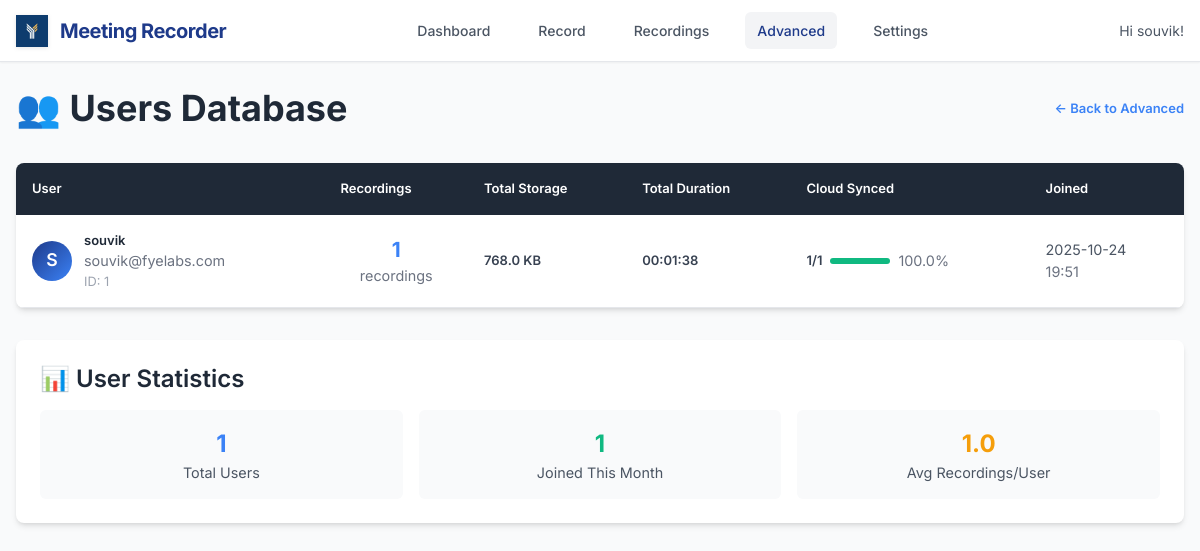
Before: /admin/users (signed in) with the older database file.
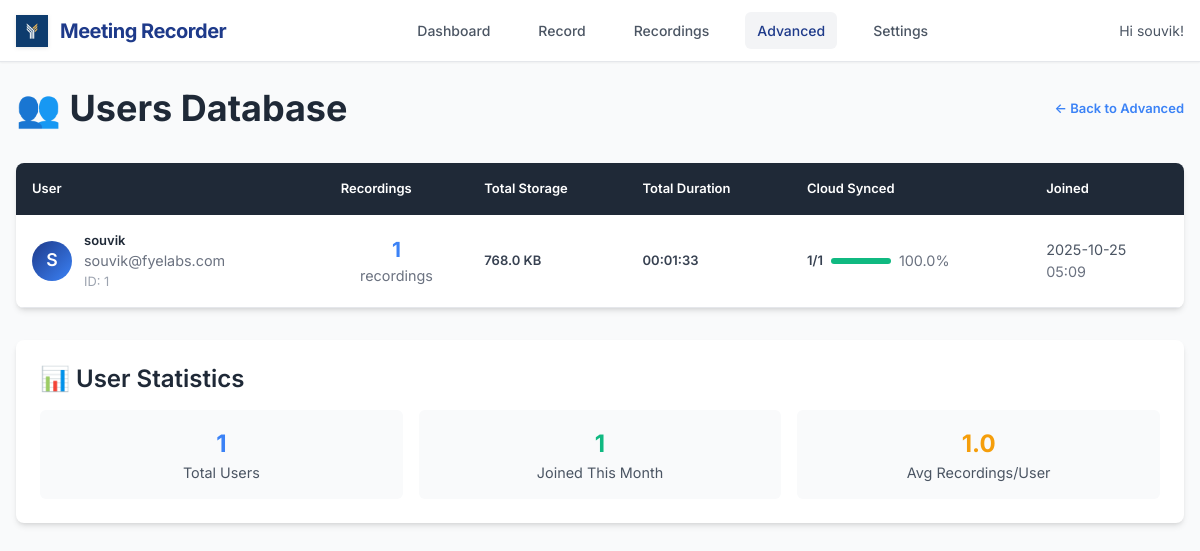
After: the same page with the newer database file.
### models.py (models this page shows, shortened)
class User(UserMixin, db.Model):
    id = db.Column(db.Integer, primary_key=True)
    username = db.Column(db.String(80), unique=True, nullable=False)
    email = db.Column(db.String(120), unique=True, nullable=False)
    password_hash = db.Column(db.String(128))
    created_at = db.Column(db.DateTime, default=datetime.utcnow)
    is_active = db.Column(db.Boolean, default=True)
    default_monitor = db.Column(db.String(200))  # Default monitor for recordings
    auto_delete_days = db.Column(db.Integer, default=30)  # Auto-delete recordings after N days
    recordings = db.relationship('Recording', backref='user', lazy=True)

### app.py (the view)
@app.route('/admin/users')
@login_required
def admin_users():
    try:
        from datetime import datetime, timedelta
        users = User.query.all()
        users_data = []
        for user in users:
            recordings = Recording.query.filter_by(user_id=user.id).all()
            recording_count = len(recordings)
            total_size = sum(r.file_size or 0 for r in recordings)
            total_duration = sum(r.duration or 0 for r in recordings)
            uploaded_count = sum(1 for r in recordings if r.uploaded)
            users_data.append((user, recording_count, total_size, total_duration, uploaded_count))
        thirty_days_ago = datetime.now() - timedelta(days=30)
        recent_users = sum(1 for user, _, _, _, _ in users_data
                          if user.created_at and user.created_at > thirty_days_ago)
        return render_template('admin/users.html',
                             users_data=users_data,
                             recent_users=recent_users)
    except Exception as e:
        logger.error(f"❌ Admin users error: {e}")
        return f"Database error: {e}", 500

### app.py (called while the page is built)
def format_file_size(size_bytes):
    if not size_bytes:
        return "0 B"
    for unit in ['B', 'KB', 'MB', 'GB']:
        if size_bytes < 1024:
            return f"{size_bytes:.1f} {unit}"
        size_bytes /= 1024
    return f"{size_bytes:.1f} TB"

def format_duration(seconds):
    if not seconds:
        return "00:00:00"
    hours = seconds // 3600
    minutes = (seconds % 3600) // 60
    secs = seconds % 60
    return f"{hours:02d}:{minutes:02d}:{secs:02d}"

@app.context_processor
def utility_processor():
    return dict(format_file_size=format_file_size, format_duration=format_duration)

@login_manager.user_loader
def load_user(user_id):
    return db.session.get(User, int(user_id))  # Fix SQLAlchemy deprecation

### templates/admin/users.html (shortened to what the changed rows need)
{% extends "base.html" %}
{% block content %}
<div style="display: flex; justify-content: space-between; align-items: center; margin-bottom: 2rem;">
    <h1 style="color: var(--gray-800); margin: 0;">👥 Users Database</h1>
</div>
{% if users_data %}
<div style="background: white; border-radius: 8px; overflow: hidden; box-shadow: var(--shadow-md);">
    <table style="width: 100%; border-collapse: collapse;">
        <thead>
            <tr style="background: var(--gray-800); color: white;">
                <th style="padding: 1rem; text-align: left; font-weight: 600;">User</th>
                <th style="padding: 1rem; text-align: left; font-weight: 600;">Recordings</th>
                <th style="padding: 1rem; text-align: left; font-weight: 600;">Total Storage</th>
                <th style="padding: 1rem; text-align: left; font-weight: 600;">Total Duration</th>
                <th style="padding: 1rem; text-align: left; font-weight: 600;">Cloud Synced</th>
                <th style="padding: 1rem; text-align: left; font-weight: 600;">Joined</th>
            </tr>
        </thead>
        <tbody>
            {% for user, recording_count, total_size, total_duration, uploaded_count in users_data %}
            <tr style="border-bottom: 1px solid var(--gray-200);" onmouseover="this.style.backgroundColor='var(--gray-50)'" onmouseout="this.style.backgroundColor='white'">
                <td style="padding: 1rem; vertical-align: middle;">
                    <div style="display: flex; align-items: center;">
                        <div style="width: 40px; height: 40px; border-radius: 50%; background: linear-gradient(135deg, var(--primary-blue), var(--secondary-blue)); display: flex; align-items: center; justify-content: center; color: white; font-weight: 600; margin-right: 0.75rem; font-size: 1.1rem;">
                            {{ user.username[0].upper() }}
                        </div>
                        <div>
                            <div style="font-weight: 600; color: var(--gray-800);">{{ user.username }}</div>
                            <div style="color: var(--gray-500); font-size: 0.9rem;">{{ user.email }}</div>
                            <div style="color: var(--gray-400); font-size: 0.8rem;">ID: {{ user.id }}</div>
                        </div>
                    </div>
                </td>
                <td style="padding: 1rem; vertical-align: middle;">
                    <div style="text-align: center;">
                        <div style="font-size: 1.3rem; font-weight: bold; color: var(--secondary-blue);">{{ recording_count or 0 }}</div>
                        <div style="color: var(--gray-500); font-size: 0.9rem;">recordings</div>
                    </div>
                </td>
                <td style="padding: 1rem; vertical-align: middle;">
                    <div style="font-weight: 600;">{{ format_file_size(total_size or 0) }}</div>
                </td>
                <td style="padding: 1rem; vertical-align: middle;">
                    <div style="font-weight: 600;">{{ format_duration(total_duration or 0) }}</div>
                </td>
                <td style="padding: 1rem; vertical-align: middle;">
                    {% set sync_percentage = ((uploaded_count or 0) / (recording_count or 1) * 100) | round(1) if recording_count > 0 else 0 %}
                    <div style="display: flex; align-items: center; gap: 0.5rem;">
                        <div style="font-weight: 600;">{{ uploaded_count or 0 }}/{{ recording_count or 0 }}</div>
                        <div style="background: var(--gray-200); height: 6px; width: 60px; border-radius: 3px; overflow: hidden;">
                            <div style="background: var(--success-green); height: 100%; width: {{ sync_percentage }}%; transition: width 0.3s;"></div>
                        </div>
                        <div style="color: var(--gray-500); font-size: 0.9rem;">{{ sync_percentage }}%</div>
                    </div>
                </td>
                <td style="padding: 1rem; vertical-align: middle;">
                    <div style="color: var(--gray-600); font-size: 0.9rem;">
                        {{ user.created_at.strftime('%Y-%m-%d') if user.created_at else 'N/A' }}
                        <br>
                        <span style="color: var(--gray-500);">{{ user.created_at.strftime('%H:%M') if user.created_at else '' }}</span>
                    </div>
                </td>
            </tr>
            {% endfor %}
        </tbody>
    </table>
</div>
{% else %}
<div style="background: white; padding: 3rem; text-align: center; border-radius: 8px; box-shadow: var(--shadow-md);">
    <p style="color: var(--gray-500); font-size: 1.1rem; margin: 0;">👤 No users found</p>
</div>
{% endif %}
{% endblock %}

### templates/base.html (shortened to what this page needs)
<!DOCTYPE html>
<html lang="en">
<head>
</head>
<body>
    <header class="header">
        <div class="header-content">
            <a href="{{ url_for('dashboard') }}" class="logo">
                <img src="{{ url_for('static', filename='image.png') }}" alt="FYE Labs" class="logo-image">
                <span class="logo-text">Meeting Recorder</span>
            </a>
            <nav class="nav-menu">
                <a href="{{ url_for('dashboard') }}" class="nav-link {% if request.endpoint == 'dashboard' %}active{% endif %}">Dashboard</a>
                <a href="{{ url_for('record') }}" class="nav-link {% if request.endpoint == 'record' %}active{% endif %}">Record</a>
                <a href="{{ url_for('recordings') }}" class="nav-link {% if request.endpoint == 'recordings' %}active{% endif %}">Recordings</a>
                <a href="{{ url_for('admin_dashboard') }}" class="nav-link {% if request.endpoint.startswith('admin_') %}active{% endif %}">Advanced</a>
                <a href="{{ url_for('settings') }}" class="nav-link {% if request.endpoint == 'settings' %}active{% endif %}">Settings</a>
            </nav>
            <div class="user-menu">
                <span class="user-info">Hi {{ current_user.username }}!</span>
            </div>
        </div>
    </header>
    <main class="container">
        {% block content %}{% endblock %}
    </main>
</body>
</html>

Changed rows visible on the page:
changed User "souvik@fyelabs.com": format_duration "00:01:38" → "00:01:33"; created_at "2025-10-24" → "2025-10-25"; created_at "19:51" → "05:09"
